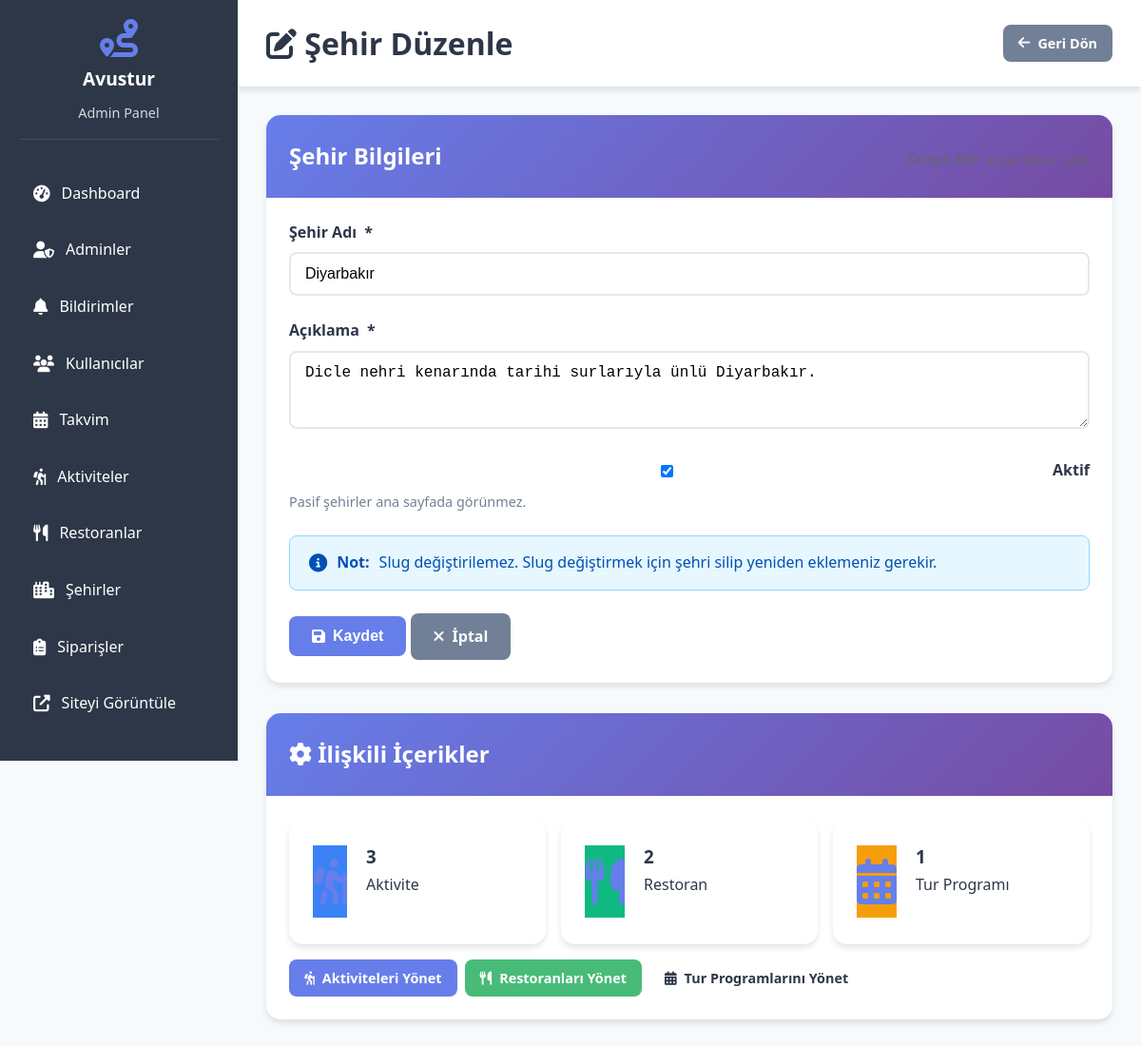
Page /admin/sehir_duzenle.php?id=2 (signed in) on the committed database.
### tables this page shows
CREATE TABLE sehirler (
    id INT AUTO_INCREMENT PRIMARY KEY,
    sehir_adi VARCHAR(50) NOT NULL,
    sehir_slug VARCHAR(50) UNIQUE NOT NULL,
    aciklama TEXT,
    gorsel VARCHAR(255),
    aktif TINYINT(1) DEFAULT 1
);

### config.php (called while the page is built, shortened)
<?php
function sanitize($data) {
    return htmlspecialchars(strip_tags(trim($data)), ENT_QUOTES, 'UTF-8');
}
?>

### admin/sehir_duzenle.php (the view, shortened to what this page needs)
<?php
require_once '../config.php';
$sehir_id = isset($_GET['id']) ? (int)$_GET['id'] : 0;
$stmt = $db->prepare("SELECT * FROM sehirler WHERE id = ?");
$stmt->execute([$sehir_id]);
$sehir = $stmt->fetch();
?>
<!DOCTYPE html>
<html lang="tr">
<head>
    <link rel="stylesheet" href="../assets/css/style.css">
    <link rel="stylesheet" href="https://cdnjs.cloudflare.com/ajax/libs/font-awesome/6.4.0/css/all.min.css">
</head>
<body>
    <?php include 'includes/sidebar.php'; ?>
    <div class="admin-content">
        <div class="admin-header">
            <h1><i class="fas fa-edit"></i> Şehir Düzenle</h1>
            <div>
                <a href="sehirler.php" class="btn btn-sm btn-secondary">
                    <i class="fas fa-arrow-left"></i> Geri Dön
                </a>
            </div>
        </div>
        <div class="card">
            <div class="card-header">
                <h2>Şehir Bilgileri</h2>
                <p style="margin: 0.5rem 0 0; color: #666;">
                    Dosya Adı: <code><?php echo sanitize($sehir['sehir_slug']); ?>.php</code>
                </p>
            </div>
            <div class="card-body">
                <form method="POST">
                    <div class="form-group">
                        <label for="sehir_adi">Şehir Adı <span class="required">*</span></label>
                        <input type="text" name="sehir_adi" id="sehir_adi" class="form-control"
                               value="<?php echo sanitize($sehir['sehir_adi']); ?>" required>
                    </div>
                    <div class="form-group">
                        <label for="aciklama">Açıklama <span class="required">*</span></label>
                        <textarea name="aciklama" id="aciklama" class="form-control" rows="3" required><?php echo sanitize($sehir['aciklama']); ?></textarea>
                    </div>
                    <div class="form-group">
                        <label>
                            <input type="checkbox" name="aktif" <?php echo $sehir['aktif'] ? 'checked' : ''; ?>>
                            Aktif
                        </label>
                        <small class="form-text">Pasif şehirler ana sayfada görünmez.</small>
                    </div>
                    <div class="alert alert-info">
                        <i class="fas fa-info-circle"></i>
                        <strong>Not:</strong> Slug değiştirilemez. Slug değiştirmek için şehri silip yeniden eklemeniz gerekir.
                    </div>
                    <div class="form-actions">
                        <button type="submit" class="btn btn-primary">
                            <i class="fas fa-save"></i> Kaydet
                        </button>
                        <a href="sehirler.php" class="btn btn-secondary">
                            <i class="fas fa-times"></i> İptal
                        </a>
                    </div>
                </form>
            </div>
        </div>
        <div class="card" style="margin-top: 2rem;">
            <div class="card-header">
                <h2><i class="fas fa-cog"></i> İlişkili İçerikler</h2>
            </div>
            <div class="card-body">
                <?php
                $stmt = $db->prepare("SELECT COUNT(*) FROM aktiviteler WHERE sehir_id = ?");
                $stmt->execute([$sehir_id]);
                $aktivite_sayisi = $stmt->fetchColumn();
                $stmt = $db->prepare("SELECT COUNT(*) FROM restoranlar WHERE sehir_id = ?");
                $stmt->execute([$sehir_id]);
                $restoran_sayisi = $stmt->fetchColumn();
                $stmt = $db->prepare("SELECT COUNT(*) FROM takvim WHERE sehir_id = ?");
                $stmt->execute([$sehir_id]);
                $takvim_sayisi = $stmt->fetchColumn();
                ?>
                <div style="display: grid; grid-template-columns: repeat(auto-fit, minmax(200px, 1fr)); gap: 1rem; margin-bottom: 1rem;">
                    <div class="stat-card">
                        <div class="stat-icon" style="background: #3b82f6;">
                            <i class="fas fa-hiking"></i>
                        </div>
                        <div class="stat-details">
                            <h3><?php echo $aktivite_sayisi; ?></h3>
                            <p>Aktivite</p>
                        </div>
                    </div>
                    <div class="stat-card">
                        <div class="stat-icon" style="background: #10b981;">
                            <i class="fas fa-utensils"></i>
                        </div>
                        <div class="stat-details">
                            <h3><?php echo $restoran_sayisi; ?></h3>
                            <p>Restoran</p>
                        </div>
                    </div>
                    <div class="stat-card">
                        <div class="stat-icon" style="background: #f59e0b;">
                            <i class="fas fa-calendar-alt"></i>
                        </div>
                        <div class="stat-details">
                            <h3><?php echo $takvim_sayisi; ?></h3>
                            <p>Tur Programı</p>
                        </div>
                    </div>
                </div>
                <div style="display: flex; gap: 0.5rem; flex-wrap: wrap;">
                    <a href="aktiviteler.php?sehir_id=<?php echo $sehir_id; ?>" class="btn btn-sm btn-primary">
                        <i class="fas fa-hiking"></i> Aktiviteleri Yönet
                    </a>
                    <a href="restoranlar.php?sehir_id=<?php echo $sehir_id; ?>" class="btn btn-sm btn-success">
                        <i class="fas fa-utensils"></i> Restoranları Yönet
                    </a>
                    <a href="takvim.php?sehir_id=<?php echo $sehir_id; ?>" class="btn btn-sm btn-warning">
                        <i class="fas fa-calendar-alt"></i> Tur Programlarını Yönet
                    </a>
                </div>
            </div>
        </div>
    </div>
</body>
</html>

### assets/css/style.css (style rules this page uses)
* { margin: 0; padding: 0; box-sizing: border-box; }
:root { --primary-color: #667eea; --secondary-color: #764ba2; --success-color: #48bb78; --danger-color: #f56565; --warning-color: #ed8936; --info-color: #4299e1; --dark-color: #2d3748; --light-color: #f7fafc; --white-color: #ffffff; --text-color: #2d3748; --text-light: #718096; --border-color: #e2e8f0; --shadow: 0 4px 6px rgba(0, 0, 0, 0.1); --shadow-lg: 0 10px 25px rgba(0, 0, 0, 0.15); }
body { font-family: 'Segoe UI', Tahoma, Geneva, Verdana, sans-serif; line-height: 1.6; color: var(--text-color); background-color: var(--light-color); }
a { text-decoration: none; color: inherit; transition: all 0.3s ease; }
.btn { display: inline-flex; align-items: center; gap: 8px; padding: 12px 24px; border: none; border-radius: 8px; font-size: 1rem; font-weight: 600; cursor: pointer; transition: all 0.3s ease; text-align: center; }
.btn-primary { background: var(--primary-color); color: var(--white-color); }
.btn-secondary { background: var(--text-light); color: var(--white-color); }
.btn-success { background: var(--success-color); color: var(--white-color); }
.btn-sm { padding: 8px 16px; font-size: 0.9rem; }
.form-group { margin-bottom: 1.5rem; }
.form-group label { display: flex; align-items: center; gap: 8px; font-weight: 600; margin-bottom: 0.5rem; color: var(--dark-color); }
.form-group input, .form-group select, .form-group textarea { width: 100%; padding: 12px 15px; border: 2px solid var(--border-color); border-radius: 8px; font-size: 1rem; transition: all 0.3s ease; }
.form-group small { display: block; margin-top: 0.5rem; color: var(--text-light); font-size: 0.9rem; }
.alert { padding: 15px 20px; border-radius: 8px; margin-bottom: 1.5rem; display: flex; align-items: center; gap: 10px; }
.alert i { font-size: 1.2rem; }
.alert-info { background: #bee3f8; color: #2c5282; border-left: 4px solid var(--info-color); }
.card { background: var(--white-color); border-radius: 15px; box-shadow: var(--shadow); overflow: hidden; transition: all 0.3s ease; }
.card-header { background: linear-gradient(135deg, #667eea 0%, #764ba2 100%); color: var(--white-color); padding: 1.5rem; display: flex; justify-content: space-between; align-items: center; }
.card-body { padding: 1.5rem; }
.card-body p { color: var(--text-color); margin-bottom: 1.5rem; line-height: 1.8; }
.admin-content { margin-left: 250px; padding: 30px; min-height: 100vh; background: var(--light-color); }
.admin-header { background: var(--white-color); padding: 20px 30px; margin: -30px -30px 30px -30px; box-shadow: var(--shadow); display: flex; justify-content: space-between; align-items: center; }
.admin-header h1 { color: var(--dark-color); }
.stat-card { background: var(--white-color); padding: 25px; border-radius: 15px; box-shadow: var(--shadow); display: flex; align-items: center; gap: 20px; }
.stat-icon { font-size: 3rem; color: var(--primary-color); }
.alert-info { background-color: #e6f7ff; border: 1px solid #91d5ff; color: #0050b3; }

### rows in the picture
sehirler: sehir_adi "Diyarbakır", aciklama "Dicle nehri kenarında tarihi surlarıyla ünlü Diyarbakır.", aktif "☑"

### other values in the picture
SITE_NAME "Avustur"
$aktivite_sayisi "3"
$restoran_sayisi "2"
$takvim_sayisi "1"
